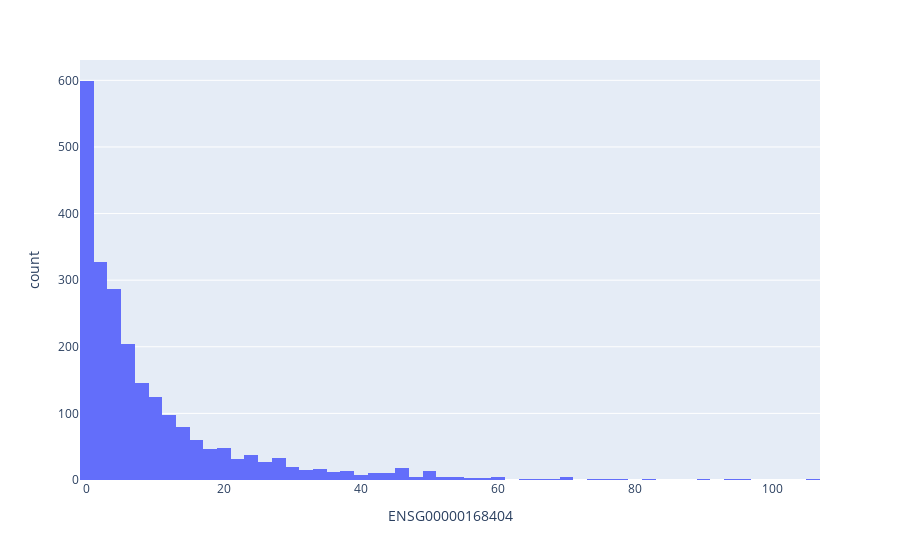

Notebook source saved alongside this figure:
### Markdown cell above
## Exploratory Analysis

### Code cell
#load dataframe
df_genes_labels_file = "Data/with_outliers/df_genes_labels.pkl"
if os.path.exists(df_genes_labels_file):
    df_genes_labels = pd.read_pickle(df_genes_labels_file)
else:
    raise Exception("You need to run the above cells")

column_gene_name = random.choice(df_genes_labels.columns.to_list())
print(f"Random column: {column_gene_name}")
fig = px.histogram(df_genes_labels, x=column_gene_name)
fig.show()

### Figure 1 — Plotly figure (JSON) as saved in the notebook; plotly's stock layout.template omitted (floating-point values rounded to 4 significant figures; data arrays with more than 128 entries replaced by an {"elided": "..."} marker saying what was removed)
{"data": [{"alignmentgroup": "True", "bingroup": "x", "hovertemplate": "ENSG00000168404=%{x}<br>count=%{y}<extra></extra>", "legendgroup": "", "marker": {"color": "#636efa", "pattern": {"shape": ""}}, "name": "", "offsetgroup": "", "orientation": "v", "showlegend": false, "type": "histogram", "x": {"elided": "2327 float values"}, "xaxis": "x", "yaxis": "y"}], "layout": {"barmode": "relative", "legend": {"tracegroupgap": 0}, "margin": {"t": 60}, "xaxis": {"anchor": "y", "domain": [0, 1], "title": {"text": "ENSG00000168404"}}, "yaxis": {"anchor": "x", "domain": [0, 1], "title": {"text": "count"}}}}
